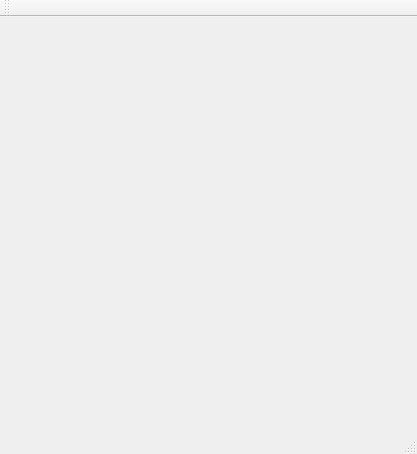
<?xml version="1.0" encoding="UTF-8"?>
<ui version="4.0">
 <class>MainWindow</class>
 <widget class="QMainWindow" name="MainWindow">
  <property name="geometry">
   <rect>
    <x>0</x>
    <y>0</y>
    <width>417</width>
    <height>454</height>
   </rect>
  </property>
  <property name="windowTitle">
   <string>MainWindow</string>
  </property>
  <widget class="QWidget" name="centralWidget">
   <widget class="QLabel" name="label">
    <property name="geometry">
     <rect>
      <x>10</x>
      <y>10</y>
      <width>400</width>
      <height>400</height>
     </rect>
    </property>
    <property name="text">
     <string/>
    </property>
   </widget>
  </widget>
  <widget class="QMenuBar" name="menuBar">
   <property name="geometry">
    <rect>
     <x>0</x>
     <y>0</y>
     <width>417</width>
     <height>20</height>
    </rect>
   </property>
  </widget>
  <widget class="QToolBar" name="mainToolBar">
   <attribute name="toolBarArea">
    <enum>TopToolBarArea</enum>
   </attribute>
   <attribute name="toolBarBreak">
    <bool>false</bool>
   </attribute>
  </widget>
  <widget class="QStatusBar" name="statusBar"/>
 </widget>
 <layoutdefault spacing="6" margin="11"/>
 <resources/>
 <connections/>
</ui>
